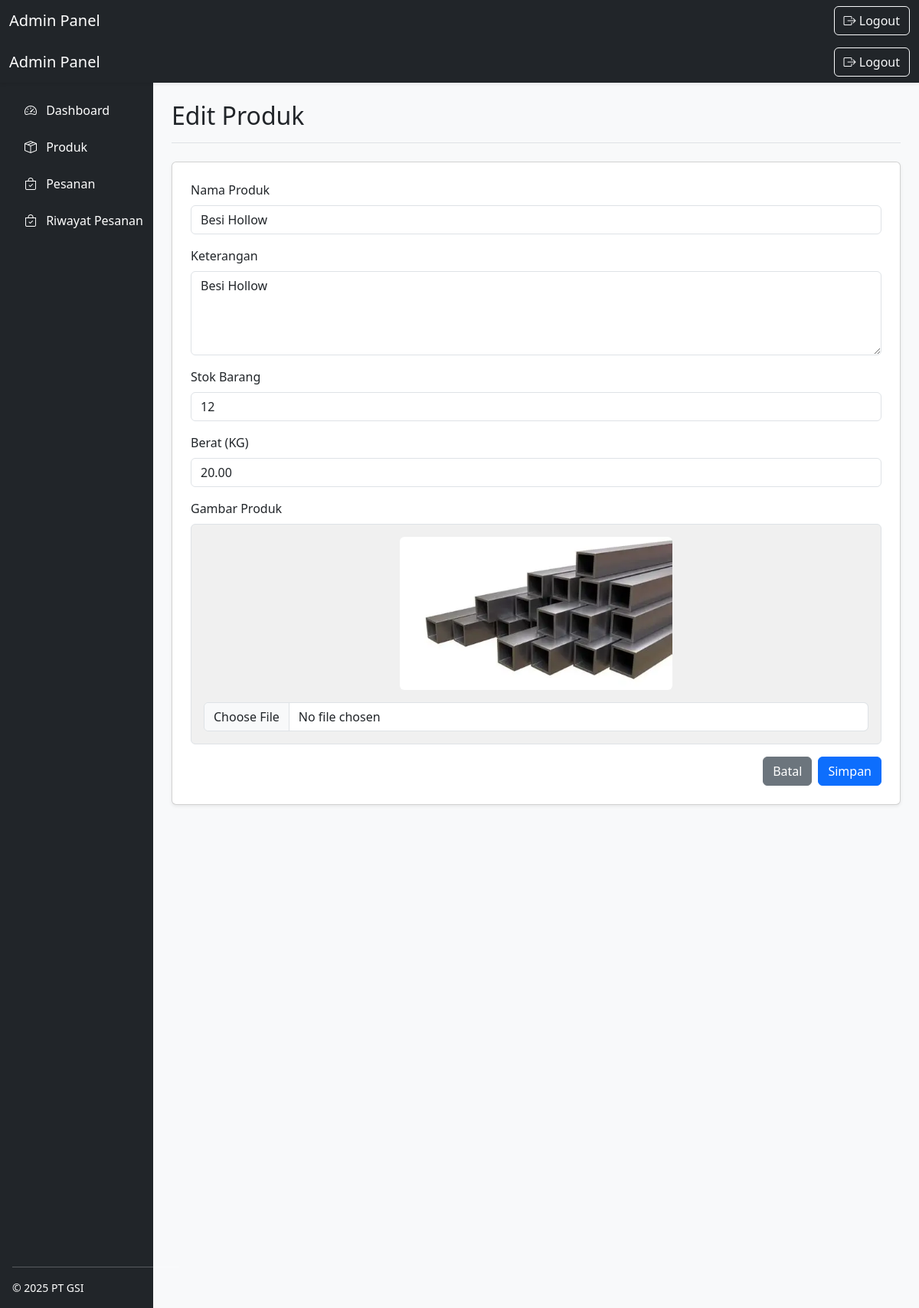
The app's page /admin/components/edit_produk.php?id=2 (signed in) with its own data.
### tables this page shows
CREATE TABLE `produk` (
  `id_produk` int(10) UNSIGNED NOT NULL,
  `nama_produk` varchar(200) NOT NULL,
  `berat` decimal(10,2) DEFAULT 0.00,
  `stok` int(11) DEFAULT 0,
  `keterangan` text DEFAULT NULL,
  `gambar` varchar(255) DEFAULT NULL,
  `created_at` timestamp NOT NULL DEFAULT current_timestamp(),
  `updated_at` timestamp NOT NULL DEFAULT current_timestamp() ON UPDATE current_timestamp()
);

### admin/components/edit_produk.php (the view, shortened to what this page needs)
<?php
require_once '../../backend/connection/db.php';
include 'header.php';
include 'navbar.php';
$id = $_GET['id'] ?? null;
$stmt = $pdo->prepare("SELECT * FROM produk WHERE id_produk = ?");
$stmt->execute([$id]);
$produk = $stmt->fetch();
?>
<?php include 'header.php'; ?>
<?php include 'navbar.php'; ?>
<div class="container-fluid">
    <div class="row">
        <div class="col-md-3 col-lg-2 p-0 bg-dark min-vh-100">
            <?php include 'sidebar.php'; ?>
        </div>
        <main class="col-md-9 ms-sm-auto col-lg-10 px-4 py-4" style="background-color: #f8f9fa;">
            <div class="d-flex justify-content-between flex-wrap flex-md-nowrap align-items-center pb-3 mb-4 border-bottom">
                <h2 class="mb-0">Edit Produk</h2>
            </div>
            <div class="card shadow-sm p-4 bg-white">
                <form action="../../backend/admin/proses_update_produk.php" method="POST" enctype="multipart/form-data">
                    <div class="mb-3">
                        <label for="nama_produk" class="form-label">Nama Produk</label>
                        <input type="text" class="form-control" id="nama_produk" name="nama_produk" value="<?= htmlspecialchars($produk['nama_produk']) ?>" required>
                    </div>
                    <div class="mb-3">
                        <label for="keterangan" class="form-label">Keterangan</label>
                        <textarea class="form-control" id="keterangan" name="keterangan" rows="4" required><?= htmlspecialchars($produk['keterangan']) ?></textarea>
                    </div>
                    <div class="mb-3">
                        <label for="stok" class="form-label">Stok Barang</label>
                        <input type="text" class="form-control" id="stok" name="stok" min="0" value="<?= $produk['stok'] ?>" required>
                    </div>
                    <div class="mb-3">
                        <label for="berat" class="form-label">Berat (KG)</label>
                        <input type="number" step="0.01" name="berat" id="berat" class="form-control" value="<?= $produk['berat'] ?>" required>
                    </div>
                    <div class="mb-3">
                        <label for="gambar" class="form-label">Gambar Produk</label>
                        <div class="border rounded p-3 text-center" style="background-color: #f0f0f0;">
                            <img id="previewGambar" src="../../backend/uploads/<?= $produk['gambar'] ? $produk['gambar'] : 'https://via.placeholder.com/150x150?text=Preview' ?>" alt="Preview Gambar" class="img-fluid mb-2 rounded" style="max-height: 200px;">
                            <input type="file" class="form-control mt-2" id="gambar" name="gambar" accept="image/*" onchange="previewImage(event)">
                        </div>
                    </div>
                    <div class="d-flex justify-content-end">
                        <a href="produk.php" class="btn btn-secondary me-2">Batal</a>
                        <button type="submit" class="btn btn-primary">Simpan</button>
                    </div>
                </form>
            </div>
        </main>
    </div>
</div>
<?php include 'footer.php'; ?>

### admin/assets/css/style.css (style rules this page uses)
body { font-family: "Segoe UI", sans-serif; background-color: #f8f9fa; }
.card { transition: transform 0.2s ease; }

### records on screen
produk: nama_produk "Besi Hollow", keterangan "Besi Hollow", stok "12", berat "20.00", gambar (picture)
